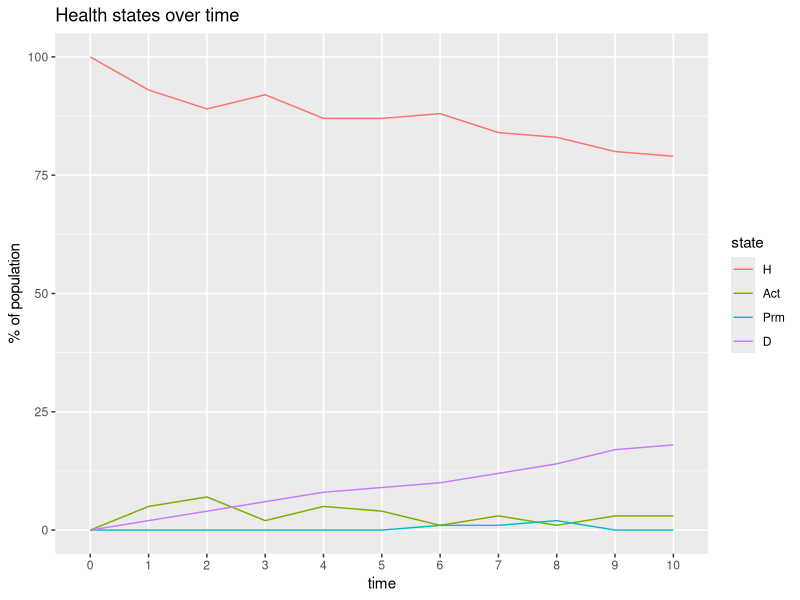
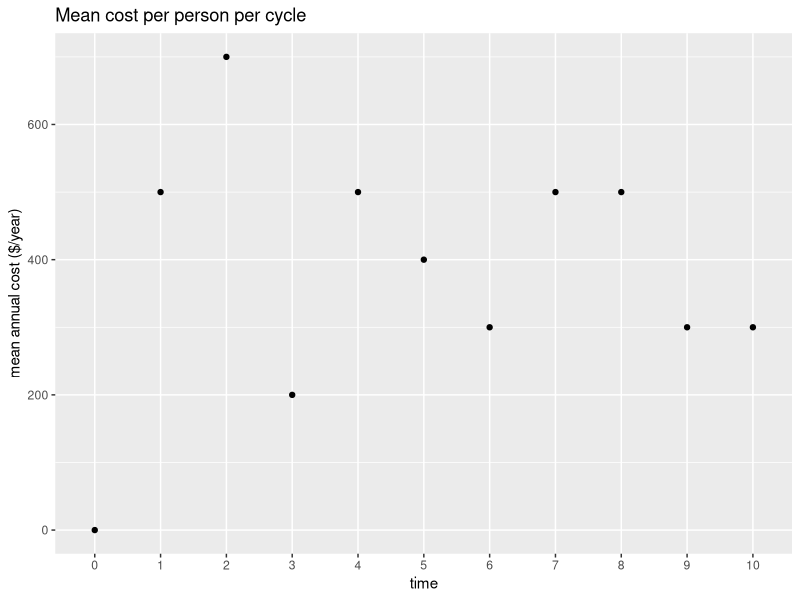
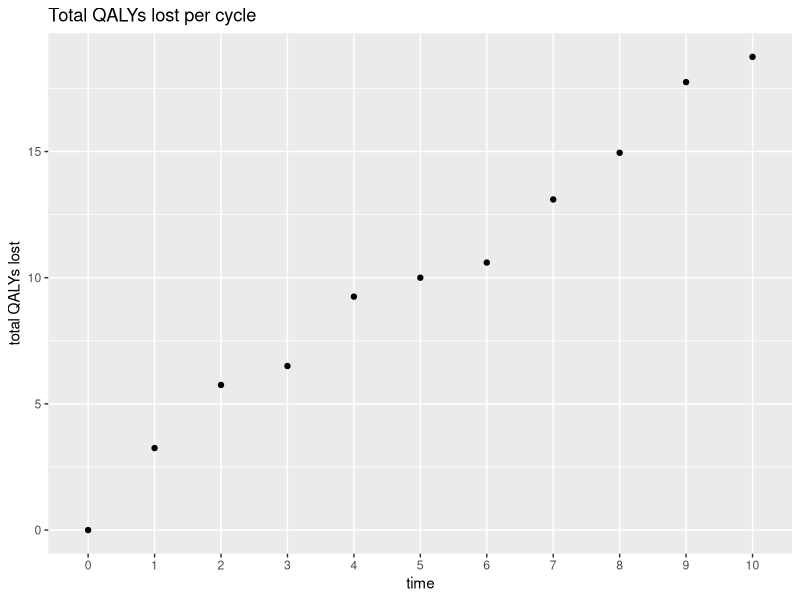

These figures' R source, in order:
set.seed(12345)
library(dplyr)





#### Model inputs ####

n.i <- 100                       # number of individuals
n.t <- 10                        # time horizon, 10 cycles
cl <- 1                          # length of each cycle (year)
v.n <- c("H", "Act", "Prm", "D") # possible health states: Healthy, Acute injury, Permanent injury, Dead
n.s <- length(v.n)               # number of health states
v.M_1 <- rep(v.n[1], n.i)        # everyone begins in the Healthy state
d.c <- d.e <- 0.03               # 3% discount rate for both costs and QALYs
v.intn <- c("No prescribed burning", "Prescribed burning")    # strategy names
# v.x <- c("id", "age","sex","rural","exposure")    # individual characteristics of relevance (age, sex, rural/urban designation, previous wildfire exposure)

##### Transition probabilities per cycle #####

p.fire <- 0.15                   # probability that a wildfire occurs 
rr.fire.urban <- 0.25            # risk ratio for fire in urban area versus rural
p.HD <- 0.03                     # probability to die when healthy
p.HAct <- 0.1                    # probability of acute injury when healthy
p.ActH <- 0.75                   # probability to become healthy when acutely injured
p.ActPrm <- 0.08                 # probability to become permanently injured when acutely injured
rr.Act <- 1.25                   # rate ratio of death when acutely injured vs healthy
rr.Prm <- 2                      # rate ratio of death when permanently injured vs healthy
r.HD <- -log(1-p.HD)             # rate of death when healthy
r.ActD <- rr.Act*r.HD            # rate of death when acutely injured
r.PrmD <- rr.Prm*r.HD            # rate of death when permanently injured
p.ActD <- 1-exp(-r.ActD)         # probability of death when acutely injured
p.PrmD <- 1-exp(-r.PrmD)         # probability of death when permanently injured
rp.smoke <- 0.05                 # increase of mortality rate for permanently injured with history of exposure to wildfire

rr.HD.f <- 1.2                   # risk ratio for healthy -> dead for females
rr.HAct.f <- 1.4                 # risk ratio for healthy -> acute injury for females

rr.fire.over.time <- 1.01        # additional fire risk each consecutive year


##### Cost and utility inputs per cycle #####

c.H <- 0                         # cost of remaining healthy
c.Act <- 10000                   # cost of acute injury
c.Prm <- 20000                   # cost of permanent injury
c.intn <- 5000                   # cost of intervention
c.fire <- 15000                  # cost of fire occurring e.g., infrastructure damage, rebuilding homes

u.H <- 1                         # utility when healthy
u.Act <- 0.75                    # utility when acutely injured
u.Prm <- 0.65                    # utility when permanently injured
u.intn <- u.Act                  # utility with intervention (in this case, intervention reduces fire risk and doesn't affect utility)
ru.ActPrm <- 0                   # decrease in utility with every additional year being injured (assume same for now)

##### Individual characteristics #####

m.x <- data.frame(matrix(nrow=n.i, ncol=0))  # create matrix that will store individual characteristics
m.x$id <- seq(1,n.i,by=1)          # assign ids
m.x$age <- floor(rnorm(n.i,48,5))  # determine each individual's age based on a normal dist'n with mean=48 and sd=5
m.x$sex <- rbinom(n.i,1,0.55)      # determine each individual's sex based on a binomial dist'n with 0=male, 1=female, and p(female)=0.55
m.x$rural <- rbinom(n.i, 1, 0.30)  # determine each individual's residence based on a binomial dist'n with 0=urban, 1=rural, and p(rural)=0.30
m.x$exposure <- FALSE              # no previous exposure at the beginning

# set neighborhood based on rural/urban status
for (k in 1:nrow(m.x[m.x$rural==1, ])) {
  m.x$neighborhood[m.x$rural==1][k] <-  sample(c("A","B"),size=1,prob=c(0.65,1-0.65))
}
for (k in 1:nrow(m.x[m.x$rural==0, ])) {
  m.x$neighborhood[m.x$rural==0][k] <-  sample(c("C","D","E"),size=1,prob=c(0.35,0.45,1-0.35-0.45))
}
m.x$neighborhood <- as.factor(m.x$neighborhood)

# set household ID based on neighborhood
# mean household size is 4
m.x$fam_id <- NA
fam_count <- 1
for (k in levels(m.x$neighborhood)) {
  neighborhood_size <- nrow(m.x[m.x$neighborhood==k, ])
  family_size <- ceiling(neighborhood_size/4)
  print(fam_count)
  m.x$fam_id[m.x$neighborhood==k] <- sample(fam_count:(fam_count+family_size), size = neighborhood_size, replace=TRUE)
  fam_count <- fam_count+family_size+1
  }

#### Create functions ####

MicroSim <- function(v.M_1, n.i, n.t, p.fire, v.n, m.x, cl, d.c, d.e, TR.out = TRUE, TS.out = TRUE, intn=FALSE, seed = 1) {
  
  # Arguments:
  # v.M_1: vector of initial states for each individual
  # n.i: number of individuals
  # n.t: number of cycles
  # p.fire: probability of a fire in a given cycle
  # v.n: vector of health state names
  # m.x: vector or matrix with individual characteristics
  # cl: cycle length
  # d.c, d.e: discount rates for cost and health outcomes
  # TR.out: should the output include a microsimulation trace?
  # TS.out: should the output include a transition array between states?
  # intn: is there an intervention? (scalar with Boolean value, could be vector of Booleans if some people receive intn and some don't)
  # seed: starting seed number
  
  # You need the following functions:
  # Probs: to estimate transition probabilities
  # Costs: to estimate costs of state values
  # Effs: to estimate health outcomes
  
  v.dwc <- 1 / (1 + d.c) ^ (0:n.t)     # calculate discount weights for costs per cycle
  v.dwe <- 1 / (1 + d.e) ^ (0:n.t)    # calculate discount weights for QALYs per cycle
  
  
  # initialize matrices to capture fires, health states, costs, and health outcomes each cycle:
  
  m.fire <- matrix(nrow=n.i, ncol=n.t, dimnames = list(paste("ind", 1:n.i), paste("cycle",1:n.t)))   
  
  m.M <- m.C <- m.E <- matrix(nrow=n.i, ncol=n.t+1, dimnames = list(paste("ind", 1:n.i), paste("cycle",0:n.t)))  
  m.M[ ,1] <- v.M_1    # indicate initial health states in first column (first cycle)
  
  
  for (i in 1:n.i) {
    set.seed(seed+i)                                              # set seed for every individual
    m.C[i, 1] <- Costs(M_it=m.M[i, 1], intervention=intn)         # estimate cost for individual i given their health state and intervention
    m.E[i, 1] <- Effs(M_it=m.M[i, 1], intervention=intn, 
                      m.chars=m.x[i, ], cl=1)                     # estimate QALYs for individual i 
    
    for (t in 1:n.t) {
      p.fire <- min(p.fire*rr.fire.over.time, 1)
      fire_in_neighborhood <- p.fire
      
      m.fire[i, t] <- rbinom(1,size=1,prob=(
        m.x$rural[i]*p.fire + 
          (1-m.x$rural[i])*min(p.fire*rr.fire.urban,1)))                                    # get number of fires per cycle conditional on urban/rural designation 
      v.p <- Probs(M_it=m.M[i,t], m.fire_it=m.fire[i, t], m.chars_i=m.x[i, ])               # calculate the transition probability for individual i at cycle t
      m.M[i, t+1] <- sample(v.n, prob=v.p, size=1)                                          # sample the next health state given probability to transition
      m.C[i, t+1] <- Costs(M_it=m.M[i, t+1], intervention=intn)                             # estimate costs for individual i at cycle t+1
      m.E[i, t+1] <- Effs(M_it=m.M[i, t+1], intervention=intn, m.chars=m.x[i, ], cl)        # estimate QALYs for individual i at cycle t+1
      m.x$age[i] <- m.x$age[i] + cl                                                         # increase age by cycle length
      
      if (m.fire[i, t]>=1) {m.x$exposure[i] <-  TRUE}        # if there has been a fire, set exposure history to TRUE, otherwise keep the same
      
    } # close loop for cycles
    
    # display simulation progress
    # cat('\r', paste(i/n.i * 100, "% done"))
    
    
  } # close loop for individuals
  
  
  tc <- m.C %*% v.dwc     # total discounted costs per individual
  te <- m.E %*% v.dwe     # total discounted QALYs per individual
  tc_hat <- mean(tc)      # average discounted costs
  te_hat <- mean(te)      # average discounted QALYS
  
  
  if (TS.out == TRUE) {                                    # create matrix of transition across states
    TS <- paste(m.M, cbind(m.M[,-1], "D"), sep = "->")     # this kills off everyone in the last cycle, which is not true. need to fix.
    TS <- matrix(TS, nrow=n.i)
    rownames(TS) <- paste("ind", 1:n.i)
    colnames(TS) <- paste("cycle", 0:n.t)
  } else {
    TS <-  NULL
  }
  
  if (TR.out == TRUE) {                                    # create the distribution trace 
    TR <- t(apply(m.M, 2, function(x) table(factor(x, levels=v.n, ordered=TRUE))))
    TR <- TR/n.i
    colnames(TR) <- v.n
    rownames(TR) <- paste("cylce", 0:n.t)
  } else {
    TR <- NULL
  }
  
  # return outputs as a list
  
  results <- list(m.M=m.M, m.C=m.C, m.E=m.E, tc=tc, te=te, tc_hat=tc_hat, te_hat=te_hat, m.fire=m.fire, m.x=m.x, TS=TS, TR=TR)
  return(results)
  
}


# Create the probabilities function

Probs <- function(M_it, m.fire_it, m.chars_i) {
  # M_it: health state occupied by individual i at cycle t
  # m.fire_it: fire experience of individual i at cycle t (binary)
  # m.chars_i: individual characteristics of individual i
  
  v.p.it <- rep(NA, n.s)   # initialize vector of state transition probabilities
  names(v.p.it) <- v.n     # name columns with the health states
  
  # update v.p.it with appropriate probabilities (note: v.n is H; Act; Prm; D)
  
  p.PrmD_tmp <- 1-exp(-r.PrmD * (1 + rp.smoke * m.chars_i$exposure))*m.fire_it     # calculate p.PrmD conditional on previous exposure
  p.HAct_tmp <- p.HAct*m.fire_it
  p.HD_tmp <- p.HD*m.fire_it
  
  v.p.it[M_it == "H"] <- c(1-p.HAct_tmp-p.HD_tmp , p.HAct_tmp, 0, p.HD_tmp)
  v.p.it[M_it == "Act"] <- c(p.ActH, 1-p.ActH-p.ActPrm-p.ActD, p.ActPrm, p.ActD)
  v.p.it[M_it == "Prm"] <- c(0, 0, 1-p.PrmD_tmp, p.PrmD_tmp)
  v.p.it[M_it == "D"] <- c(0, 0, 0, 1)
  
  ifelse(sum(v.p.it) == 1, return(v.p.it), print("Probabilities do not sum to 1"))     # return error if probabilities do not sum to 1
}


# Create the costs function

Costs <- function(M_it, intervention=FALSE) {
  # M_it: health state occupied by individual i at cycle t
  # intervention: is there an intervention?
  
  c.it <- 0                                             # everyone starts with 0 costs
  c.it[M_it == "H"] <-  c.H                             # cost of staying healthy for one cycle
  c.it[M_it == "Act"] <-  c.Act + c.intn*intervention   # cost of staying acutely injured for one cycle plus cost of intervention
  c.it[M_it == "Prm"] <-  c.Prm + c.intn*intervention   # cost of staying permanently injured for one cycle plus cost of intervention
  
  return(c.it)                                          # return the costs
}



# Create the health outcomes function

Effs <- function(M_it, intervention=FALSE, m.chars=NULL, cl=1) {
  # M_it: health state occupied by individual i at cycle t
  # intervention: is there an intervention?
  # m.chars: matrix of individual characteristics
  # cl: cycle length in years
  
  u.it <- 0                                                                # everyone starts with utility 0
  u.it[M_it == "H"] <- u.H                                                 # utility if healthy
  u.it[M_it == "Act"] <- intervention*u.intn + (1-intervention)*u.Act      # utility if acutely injured, conditional on intervention
  u.it[M_it == "Prm"] <- u.Prm                                             # utility if permanently injured
  
  QALYs <- u.it * cl        # calculate QALYs during cycle t
  return(QALYs)             # return QALYs
}



#### Run simulation ####

sim <- MicroSim(v.M_1, n.i, n.t, p.fire, v.n, m.x, cl, d.c, d.e, TR.out = TRUE, TS.out = TRUE, intn=FALSE, seed = 1)


#### Next steps ####

# Refine transition probability functions to include the effect of other important characteristics
# Refine the Costs function to include the effect of other important characteristics (e.g. access to healthcare/insurance etc.)
# Refine the Effs function to allow the effect of access to medical care? Or should this be in transition probs?
#   
# The model is currently a closed cohort. Incorporate births/deaths and immigration.
# Get real population data to define the cohort.
# Think about how to model multiple outcomes together - can discuss with Alkin
# Would be great to potentially include GIS data - could get input and support from Tarik Benmarhnia
# 
# 
# (1) Some interaction between individuals - e.g., geographic grouping (if same or proximate, than risk of fire is linked with risk of fire of other groups)
# (2) A second health condition that is either related or unrelated (TBD)


#### Figures and tables ####

library(ggplot2)
library(reshape2)
library(scales)

trace <- as.data.frame(sim$TR)
trace$cycle <- factor(0:n.t)
trace_long <- melt(data=trace,id.vars="cycle", variable.name="state", value.name="proportion")

fig_trace <- ggplot(trace_long, aes(x=cycle, y=proportion*100, group=state)) +
  geom_line(aes(color=state)) +
  labs(title = "Health states over time", x="time", y="% of population")
ggsave("wildfire_trace.tiff",fig_trace,units = "in",w=10,h=7)

mean_costs <- melt(colMeans(sim$m.C), value.name = "mean_cost") 
mean_costs$cycle <- factor(0:n.t)

fig_costs <- ggplot(data=mean_costs, aes(x=cycle, y=mean_cost)) +
  geom_point() +
  labs(title="Mean cost per person per cycle", x="time",y="mean annual cost ($/year)")
ggsave("wildfire_costs.tiff",fig_costs,units = "in",w=10,h=7)

tot_qalys <- melt(colSums(sim$m.E), value.name="tot_qalys")
tot_qalys$cycle <- factor(0:n.t)
tot_qalys$cum_qalys_lost <- 100-tot_qalys$tot_qalys


fig_qalyslost <- ggplot(data=tot_qalys, aes(x=cycle, y=cum_qalys_lost)) +
  geom_point() +
  labs(title="Total QALYs lost per cycle", x="time",y="total QALYs lost")
ggsave("wildfire_qalys_lost.tiff",fig_qalyslost,units = "in",w=10,h=7)











